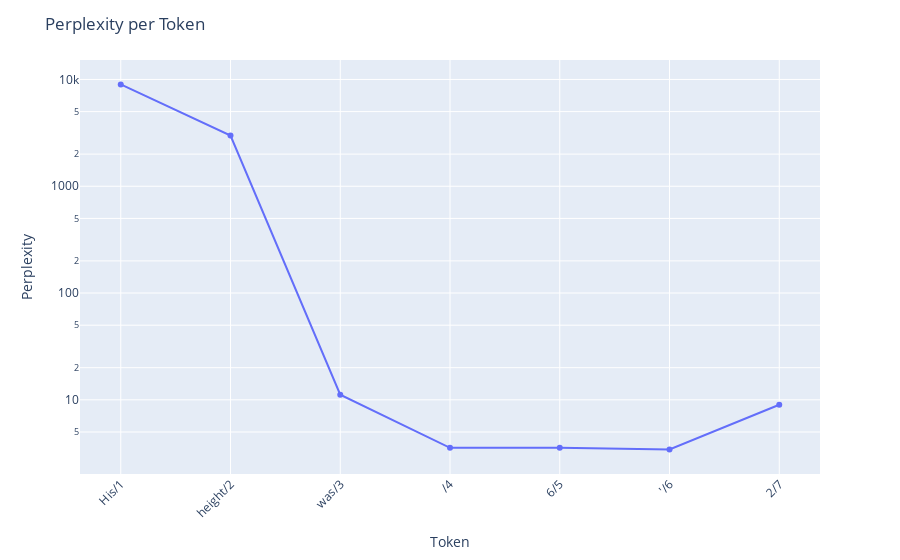

This figure's notebook cell:
### Code cell
df = pd.DataFrame({
    'Token': token_strings,
    'Perplexity': perp.numpy()
})
fig = px.line(df, x='Token', y='Perplexity', markers=True, log_y=True)
fig.update_layout(
    title='Perplexity per Token',
    xaxis_title='Token',
    yaxis_title='Perplexity',
    xaxis_tickangle=-45
)
fig.show()

### Figure 1 — Plotly figure (JSON) as saved in the notebook; plotly's stock layout.template omitted (floating-point values rounded to 4 significant figures)
{"data": [{"hovertemplate": "Token=%{x}<br>Perplexity=%{y}<extra></extra>", "legendgroup": "", "line": {"color": "#636efa", "dash": "solid"}, "marker": {"symbol": "circle"}, "mode": "lines+markers", "name": "", "orientation": "v", "showlegend": false, "type": "scatter", "x": ["His/1", " height/2", " was/3", " /4", "6/5", "'/6", "2/7"], "xaxis": "x", "y": [8984.0, 2987.0, 11.16, 3.554, 3.558, 3.422, 8.997], "yaxis": "y"}], "layout": {"legend": {"tracegroupgap": 0}, "margin": {"t": 60}, "title": {"text": "Perplexity per Token"}, "xaxis": {"anchor": "y", "domain": [0, 1], "tickangle": -45, "title": {"text": "Token"}}, "yaxis": {"anchor": "x", "domain": [0, 1], "title": {"text": "Perplexity"}, "type": "log"}}}
